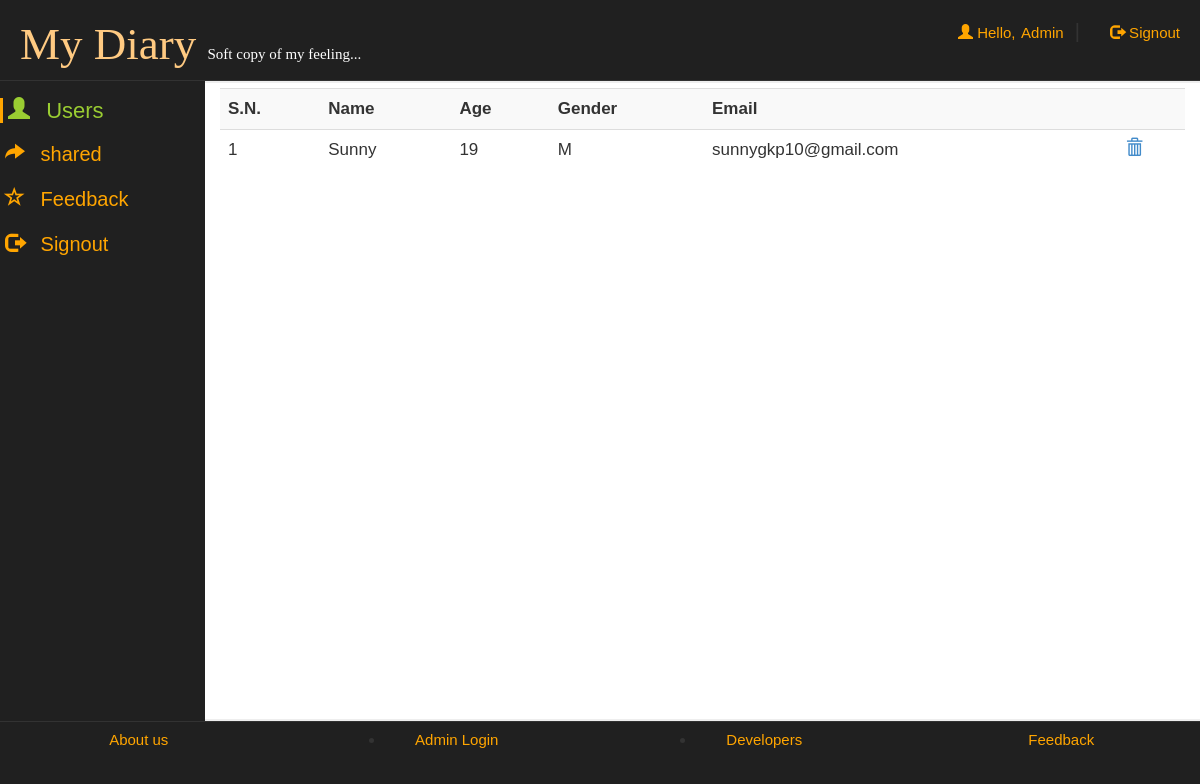
Screenshot of /adminpanel.php?q=1 (signed in) with the database file from the repository.
### tables this page shows
CREATE TABLE IF NOT EXISTS `user` (
  `name` varchar(25) NOT NULL,
  `age` int(11) NOT NULL,
  `gender` varchar(10) NOT NULL,
  `email` varchar(40) NOT NULL,
  `password` varchar(500) NOT NULL,
  PRIMARY KEY (`email`)
);

### adminpanel.php (the view, shortened to what this page needs)
<!DOCTYPE html>
<html lang="en">
<head>
 <link  rel="stylesheet" href="css/bootstrap.min.css"/>
 <link  rel="stylesheet" href="css/bootstrap-theme.min.css"/>
 <link rel="stylesheet" href="css/main.css">
 <link  rel="stylesheet" href="css/font.css">
 <link  rel="stylesheet" href="css/jquery.mCustomScrollbar.css">
</head>
<body>
<div class="row logo">
<div class="col-md-6">
<h1><span style="color:#FFCA82">My&nbsp;Diary</span>&nbsp;<span style="font-size:15px; color:#fff;">Soft copy of my feeling...</span></h1>
</div>
<div class="col-md-4">
 <?php
 include_once 'dbConnection.php';
  if($_SESSION['key']!="sunny7785068889"){
header("location:index.php");
}
else
{
$name = $_SESSION['name'];
echo '<span class="pull-right top" ><span class="log1"><span class="glyphicon glyphicon-user" aria-hidden="true"></span>&nbsp;Hello,</span> <a href="adminpanel.php?q=1" class="log log1">'.$name.'</a>&nbsp;&nbsp;|<a href="logout.php?q=adminpanel.php" class="log"><span class="glyphicon glyphicon-log-out" aria-hidden="true"></span>&nbsp;Signout</button></a></span>';
}?>
</div></div>
<div class="row">
<div class="menu col-md-2">
<ul>
<li>
<div class="camenu <?php if(@$_GET['q']==1) echo 'active';?>">
<a href="adminpanel.php?q=1"><span class="glyphicon glyphicon-user caf" aria-hidden="true"></span>
<span class="cas">Users</span></a>
</div>
</li>
<li>
<div class="camenu <?php if((@$_GET['q']==2) ) echo 'active';?>">
<a href="adminpanel.php?q=2"><span class="glyphicon glyphicon-share-alt caf" aria-hidden="true"></span>
<span class="cas">shared</span></a>
</div>
</li>
<li>
<div class="camenu <?php if(@$_GET['q']==3) echo 'active';?>">
<a href="adminpanel.php?q=3"><span class="glyphicon glyphicon-star-empty caf" aria-hidden="true"></span>
<span class="cas">Feedback</span></a>
</div>
</li>
<li>
<div class="camenu">
<a href="logout.php?q=adminpanel.php"><span class="glyphicon glyphicon-log-out caf" aria-hidden="true"></span>
<span class="cas">Signout</span></a>
</div>
</li>
</ul>
</div>
<div class="col-md-10">
<div class="bich">
<?php if(@$_GET['q']==1) {
$result = mysqli_query($con,"SELECT * FROM user") or die('Error');
echo  '<div class="mCustomScrollbar" data-mcs-theme="dark" style="margin-left:10px;margin-right:10px; max-height:480px; line-height:35px;padding:5px;"><table class="table table-striped">
<tr><td><b>S.N.</b></td><td><b>Name</b></td><td><b>Age</b></td><td><b>Gender</b></td><td><b>Email</b></td><td></td></tr>';
$c=1;
while($row = mysqli_fetch_array($result)) {
	$name = $row['name'];
	$age = $row['age'];
	$gender = $row['gender'];
    $email = $row['email'];
	echo '<tr><td>'.$c++.'</td><td>'.$name.'</td><td>'.$age.'</td><td>'.$gender.'</td><td>'.$email.'</td>
	<td><a title="Delete User" href="update.php?demail='.$email.'"><b><span class="glyphicon glyphicon-trash" aria-hidden="true"></span></b></a></td></tr>';
}
echo '</table></div>';
}?>
</div>
</div>
</div>
<div class="row footer">
<div class="col-md-3 box">
<a href="aboutus.php" target="_blank" >About us</a>
</div>
<div class="col-md-3 box">
<li data-toggle="modal" data-target="#login"><a href="#">Admin Login</a></li></div>
<div class="col-md-3 box">
<li data-toggle="modal" data-target="#developers"><a href="#">Developers</a></li>
</div>
<div class="col-md-3 box">
<a href="feedback.php" target="_blank">Feedback</a></div></div>
</body>
</html>

### css/main.css (style rules this page uses)
body { overflow-x:hidden; font:20px 'Ubuntu', sans-serif; background:#202020; background-attachment: fixed; }
.logo { border-bottom:1px solid; border-color:#323232; }
.logo h1 { margin-left:20px; font-size:45px; font-family:'Segoe Script'; }
.log { margin:20px; margin-left:30px; color:orange; text-decoration:none; font-size:20px; font-size:15px; }
.log1 { font: 15px 'Ubuntu', sans-serif; color:orange; margin:0px; }
.top { margin-top:20px; }
.footer { font-size:15px; text-align:center; border-top:1px solid; border-color:#323232; }
.footer a { margin:25px; color:orange; }
.bich { min-height:80vh; border-top:2px solid; border-bottom:2px solid; border-color:#eee; background:#fff; font: 17px "Century Gothic", "Times Roman", sans-serif; }
.menu { background-color:#202020; }
.menu ul { list-style:none; }
.camenu { height:30px; font-family: 'Ubuntu', sans-serif; margin-bottom:10px; margin-top:10px; margin-left:-10px; }
.camenu a { color:orange; font-size:20px; }
.menu li { height:35px; width:100%; margin-left:-30px; }
.menu li a { text-decoration:none; }
.active a { text-decoration:none; color:#9acd32; font-size:22px; border-left:3px solid; border-color:orange; }
.caf { margin:5px; }
.cas { margin:5px; }
.box { padding:9px; }

### rows the page displays
user: name "Sunny", age "19", gender "M", email "sunnygkp10@gmail.com"

### other values shown
$name "Admin"
